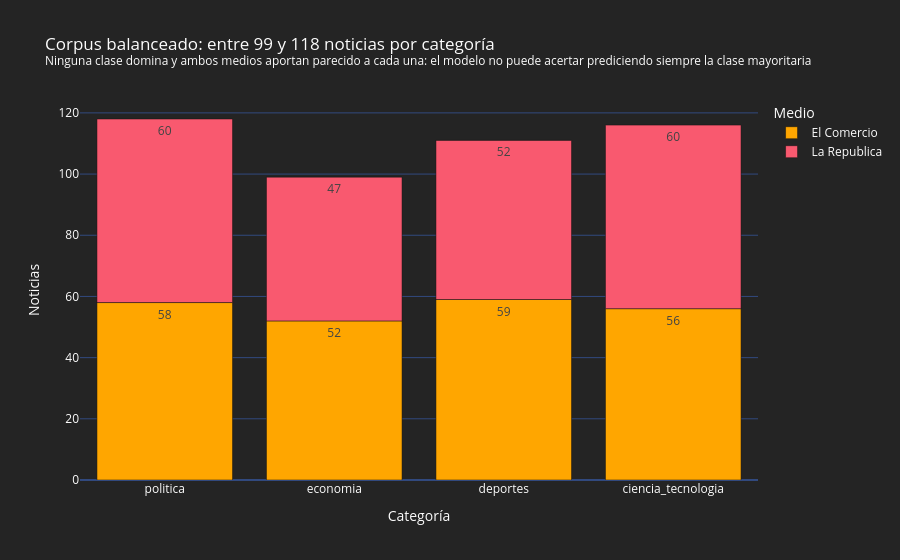

The cell this chart's notebook holds for it:
### Markdown cell above
## 7. Análisis exploratorio (EDA)

Cada gráfico lleva como título la **conclusión analítica** que se lee en él. Los números del título se calculan
desde los datos, así que la conclusión siempre coincide con lo que muestra el gráfico.

### Code cell
df["fecha_dt"] = pd.to_datetime(df["fecha"], errors="coerce")
df["largo_titular"] = df["titular"].str.len()
COLORES_MEDIO = paleta.COLORES_MEDIO

n_cat = df["etiqueta"].value_counts().reindex(CATEGORIAS)
por_medio_cat = df.groupby(["etiqueta", "medio"]).size().rename("noticias").reset_index()
fig1 = px.bar(
    por_medio_cat, x="etiqueta", y="noticias", color="medio", text="noticias",
    category_orders={"etiqueta": CATEGORIAS}, color_discrete_map=COLORES_MEDIO,
    labels={"etiqueta": "Categoría", "noticias": "Noticias", "medio": "Medio"},
    title=(f"Corpus balanceado: entre {n_cat.min()} y {n_cat.max()} noticias por categoría"
           f"<br><sup>Ninguna clase domina y ambos medios aportan parecido a cada una: el modelo no puede "
           f"acertar prediciendo siempre la clase mayoritaria</sup>"),
)
fig1.show()

### Figure 1 — Plotly figure (JSON) as saved in the notebook; plotly's stock layout.template omitted (floating-point values rounded to 4 significant figures)
{"data": [{"hovertemplate": "Medio=El Comercio<br>Categoría=%{x}<br>Noticias=%{text}<extra></extra>", "legendgroup": "El Comercio", "marker": {"color": "#ffa600", "pattern": {"shape": ""}}, "name": "El Comercio", "orientation": "v", "showlegend": true, "text": [56.0, 59.0, 52.0, 58.0], "textposition": "auto", "type": "bar", "x": ["ciencia_tecnologia", "deportes", "economia", "politica"], "xaxis": "x", "y": [56, 59, 52, 58], "yaxis": "y"}, {"hovertemplate": "Medio=La Republica<br>Categoría=%{x}<br>Noticias=%{text}<extra></extra>", "legendgroup": "La Republica", "marker": {"color": "#f9596f", "pattern": {"shape": ""}}, "name": "La Republica", "orientation": "v", "showlegend": true, "text": [60.0, 52.0, 47.0, 60.0], "textposition": "auto", "type": "bar", "x": ["ciencia_tecnologia", "deportes", "economia", "politica"], "xaxis": "x", "y": [60, 52, 47, 60], "yaxis": "y"}], "layout": {"barmode": "relative", "legend": {"title": {"text": "Medio"}, "tracegroupgap": 0}, "title": {"text": "Corpus balanceado: entre 99 y 118 noticias por categoría<br><sup>Ninguna clase domina y ambos medios aportan parecido a cada una: el modelo no puede acertar prediciendo siempre la clase mayoritaria</sup>"}, "xaxis": {"anchor": "y", "categoryarray": ["politica", "economia", "deportes", "ciencia_tecnologia"], "categoryorder": "array", "domain": [0.0, 1.0], "title": {"text": "Categoría"}}, "yaxis": {"anchor": "x", "domain": [0.0, 1.0], "title": {"text": "Noticias"}}}}
